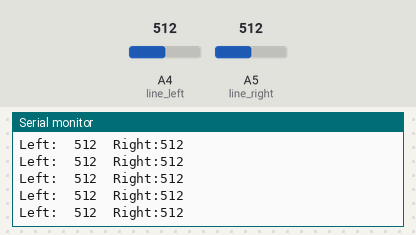
A sketch run on a simulated Arduino Uno, built with avr-gcc and run on an emulated ATmega328P. On the bench: the last lines printed to the serial monitor. The inputs (shaded band) are chosen by the test bench; at power-on: A4 (line_left) = 512, A5 (line_right) = 512.

Above: at 1.2 s.
1.3 s: A4 (line_left) set to 716
At 1.31 s:
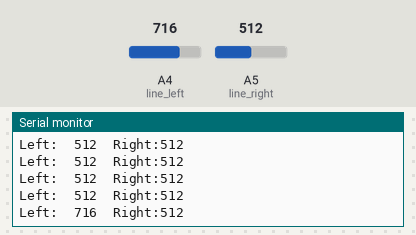
2.8 s: A5 (line_right) set to 716
At 2.82 s:
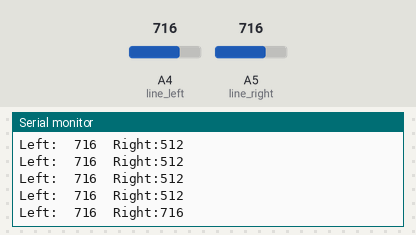
4.3 s: A4 (line_left) set to 900
At 4.33 s:
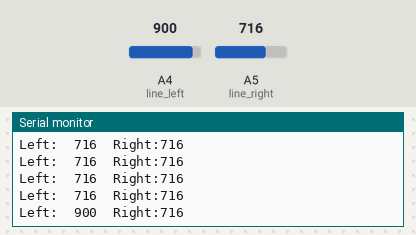
5.8 s: A5 (line_right) set to 900
At 5.84 s:
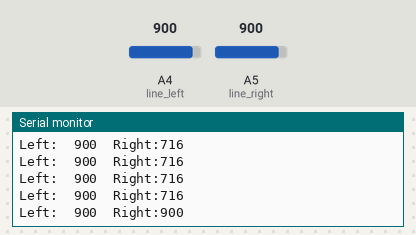
Timing chart, 0 to 8.3 s (numbered marks = the images above; inputs shaded):
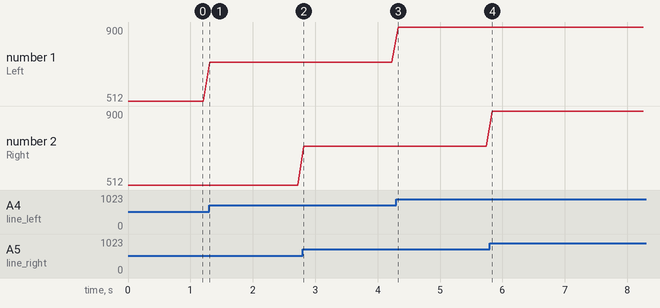

Measured:
- after the input at 1.3 s, the serial monitor: prints a new line at once (image 1)
- after the input at 2.8 s, the serial monitor: prints a new line at once (image 2)
- after the input at 4.3 s, the serial monitor: prints a new line at once (image 3)
- after the input at 5.8 s, the serial monitor: prints a new line at once (image 4)
- plotted number 1: 512 → 716 after the input at 1.3 s, 716 → 900 after the input at 4.3 s

The sketch:

LineSensorsTest.ino
```cpp
#define line_left A4 // The IO pins connected to sensor
#define line_right A5

int irleft_reflect = 0; // Readings stored here
int irright_reflect = 0;

void setup() {
   Serial.begin (9600); // Set the baud rate
}


void loop() {

  // Read the reflectance sensors
  // Values range from 0 to 1023, representing
  // analog voltage from 0 to 5 volts
  // 0 = solid white; 1023 = solid black
  irleft_reflect = analogRead(line_left);
  irright_reflect = analogRead(line_right);

  Serial.print ("Left:");
  Serial.print ("\t");
  Serial.print (irleft_reflect);
  Serial.print ("\t");
  Serial.print ("Right:");
  Serial.println (irright_reflect);

  delay(100);
}
```
